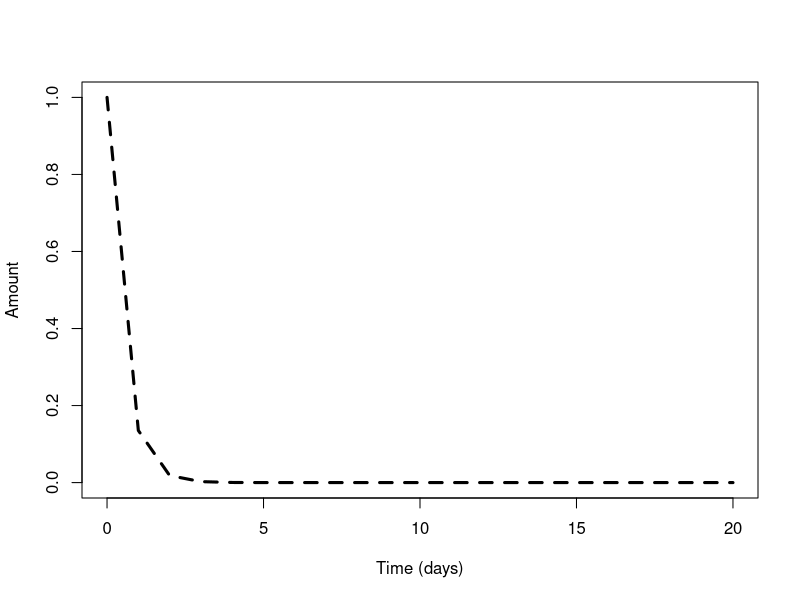
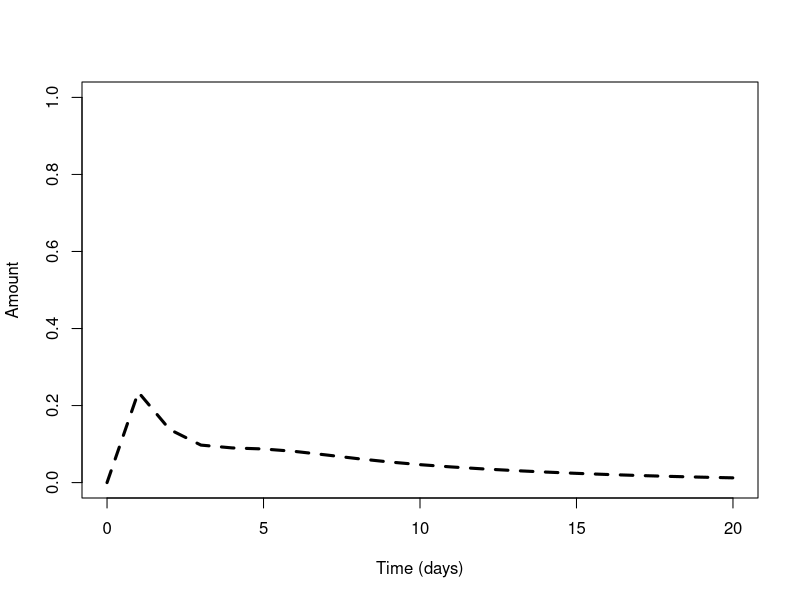
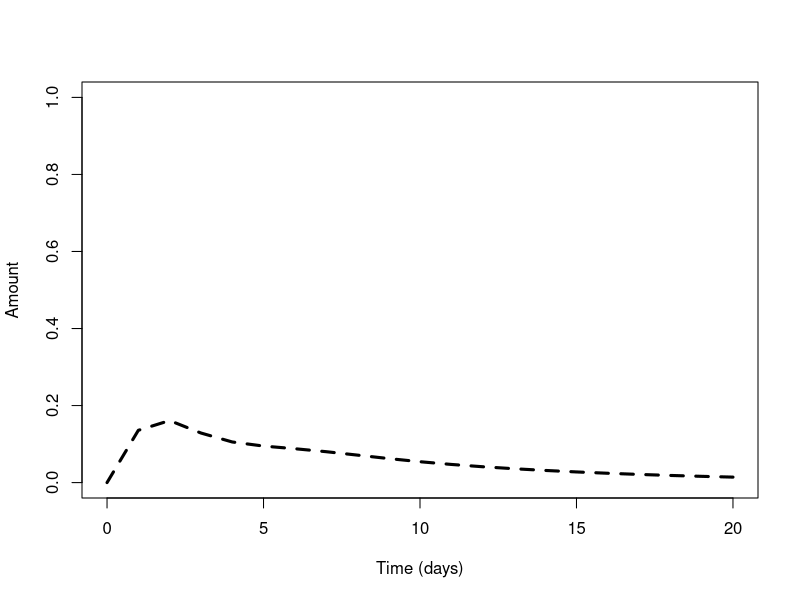
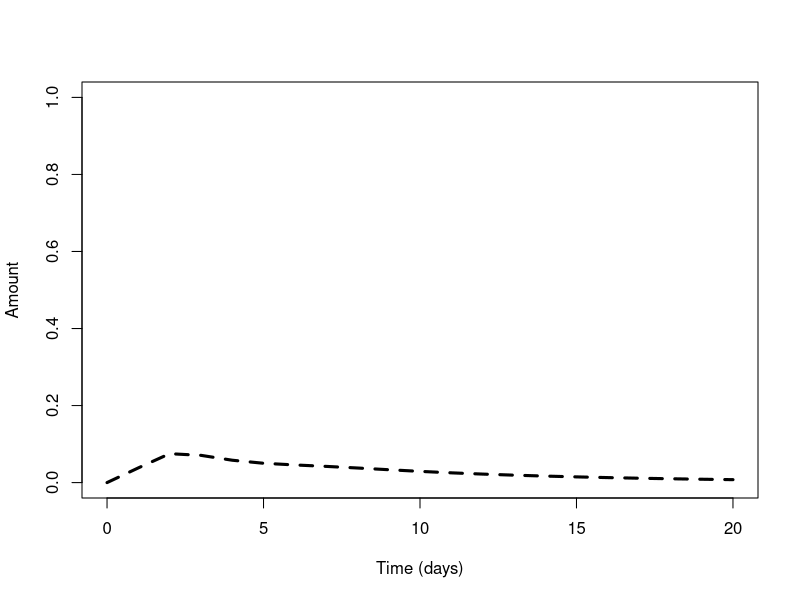
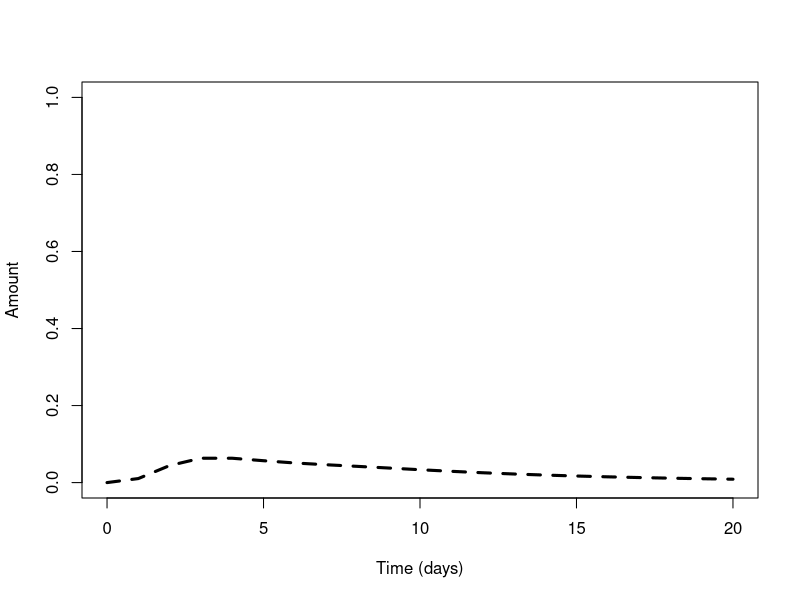
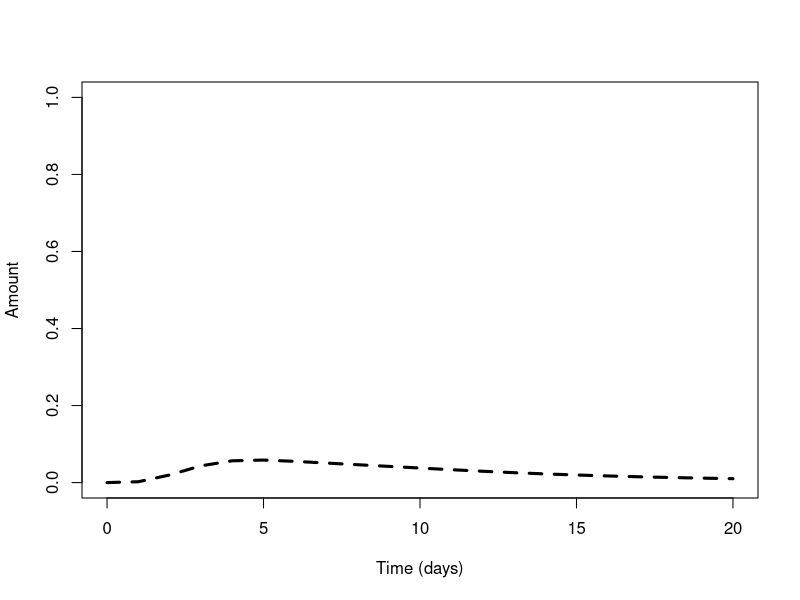
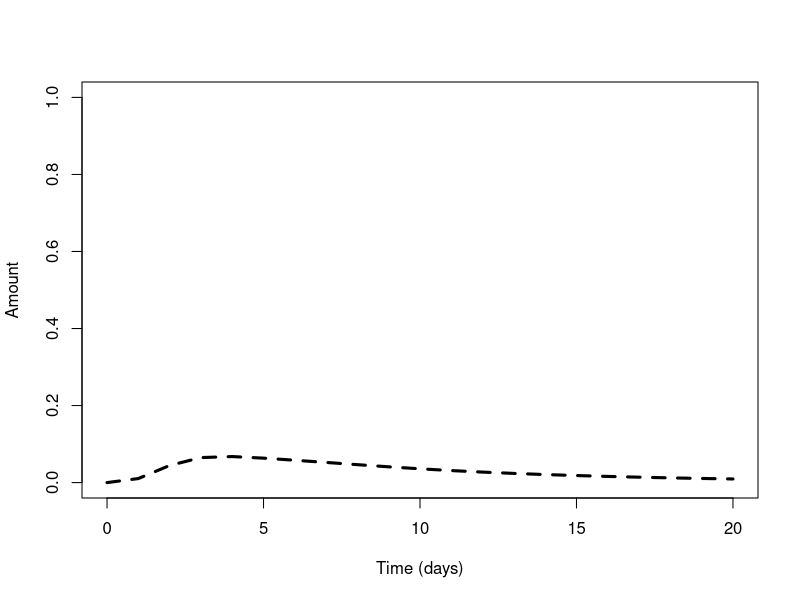
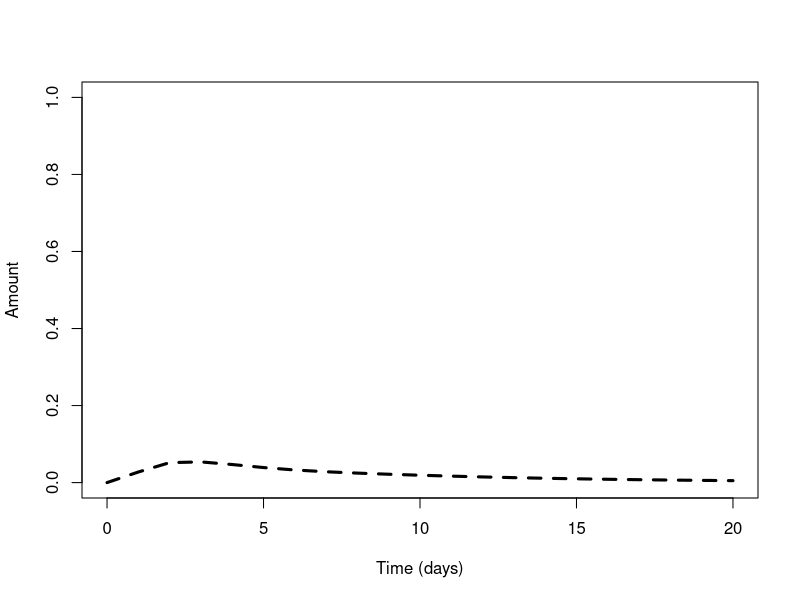

Write R code to recreate these figures, in order. (Note: this script raises an error after producing the figures.)
# TB model in R

rm(list=ls())

# get the ODE solver
library(deSolve)

# make the function of the system
model = function (current_timepoint, state_values, parameters)
{
  # create state variables (local variables)
  Vaccine = state_values [1]       
  Makrofag = state_values [2]
  Fagosom = state_values [3]      
  Fagolysosom = state_values [4] 
  Peptider = state_values [5] 
  MHC2 = state_values [6]
  IL12 = state_values [7]
  Th0 = state_values [8]
  Th1 = state_values [9]
  Il2 = state_values [10]
  Infg = state_values [11]
  InfgR = state_values [12]
  Granuloma = state_values [13]
  Tnfa = state_values [14]
  Dendrocyt = state_values [15]
  IL23 = state_values [16]
  Th17 = state_values [17]
  IL17 = state_values [18]
  GranulopoeticChemicalFactors = state_values[19]
  GranulotcytKnoglemarv = state_values[20]
  
  with ( 
    as.list (parameters),     # variable names within parameters can be used 
    {
      dVaccine = - Vaccine*Kv_m - Vaccine*Kv_d #+*Kgv_v  # Unit for vaccinen er mikrogram/mL, mikrogram/mL/dage,  Kvaccine = mikrogram/mL/dage
      dMakrofag = Vaccine*Kv_m - Makrofag*Km_f + Infg*Kinfgr_m + Tnfa*Ktnfa_m
      dFagosom = Makrofag*Km_f - Fagosom*Kf_fl 
      dFagolysosom = Fagosom*Kf_fl - Fagolysosom*Kfl_il12 - Fagolysosom*Kfl_p
      dPeptider = Fagolysosom*Kfl_p - Peptider*Kp_mhc2
      dMHC2 = Peptider*Kp_mhc2 - MHC2*Kmhc2_th0
      dIL12 = Fagolysosom*Kfl_il12 + InfgR*Kil12_infgr - IL12*Kil12_th0
      dTh0 = MHC2*Kmhc2_th0 + IL12*Kil12_th0 - Th0*Kth0_th1 - Th0*Kth0_il2 + IL23*Kil23_th0 - Th0*Kth0_th17 - Th0*Kth0_infg
      dTh1 = Th0*Kth0_th1 - Th1*Kth1_infg
      dIl2 = Th0*Kth0_il2 - Il2*Kil2_infg
      dInfg = Th1*Kth1_infg + Il2*Kil2_infg + Th17*Kth17_infg + Th0*Kth0_infg - Infg*Kinfg_infgr - Infg*Kinfg_g
      dInfgR = Infg*Kinfg_infgr - IL12*Kil12_infgr - InfgR*Kinfgr_m - InfgR*KinfgR_tnfa
      dGranuloma = Infg*Kinfg_g + Tnfa*Ktnfa_g
      dTnfa = InfgR*KinfgR_tnfa - Tnfa*Ktnfa_g - Tnfa*Ktnfa_m
      dDendrocyt = Vaccine*Kv_d - Dendrocyt*Kd_il23
      dIL23 = Dendrocyt*Kd_il23 - IL23*Kil23_th0
      dTh17 = Th0*Kth0_th17 - Th17*Kth17_infg - Th17*Kth17_il17
      dIL17 = Th17*Kth17_il17 - IL17*Kil17_gcf
      dGranulopoeticChemicalFactors = IL17*Kil17_gcf - GranulopoeticChemicalFactors*Kgcf_gk
      dGranulotcytKnoglemarv = GranulopoeticChemicalFactors*Kgcf_gk # - dGranulotcytKnoglemarv*Kgk_v
      
      
      # combine results
      results = c(dVaccine, dMakrofag, dFagosom, dFagolysosom, dPeptider, dMHC2, dIL12, dTh0, dTh1, dIl2, 
                  dInfg, dInfgR, dGranuloma, dTnfa, dDendrocyt, dIL23, dTh17, dIL17, dGranulopoeticChemicalFactors, 
                  dGranulotcytKnoglemarv)
      list (results)
    }
  )
}

# parameters
Kv_m.value <- 1
Km_f.value <- 1
Kf_fl.value <- 1
Kfl_il12.value <- 1
Kfl_p.value <- 1
Kp_mhc2.value <- 1
Kmhc2_th0.value <- 1
Kil12_infgr.value <- 1
Kil12_th0.value <- 1
Kth0_th1.value <- 1 #
Kth0_il2.value <- 1 #
Kinfgr_m.value <- 1 #
Ktnfa_m.value <- 1 #
Kth1_infg.value <- 1 #
Kil2_infg.value <- 1 #
Kth17_infg.value <- 1 #
Kth0_infg.value <- 1 #
Kinfg_infgr.value <- 1 #
Kinfg_g.value <- 1 #
KinfgR_tnfa.value <- 1 #
Ktnfa_g.value <- 1 #
Kv_d.value <- 1 #
Kd_il23.value <- 1
Kil23_th0.value <- 1
Kth0_th17.value <- 1
Kth17_il17.value <- 1
Kil17_gcf.value <- 1
Kgcf_gk.value <- 1
#Kgk_v.value <- 1

parameter.list <- c(Kv_m = Kv_m.value, Km_f = Km_f.value, Kf_fl = Kf_fl.value, Kfl_il12 = Kfl_il12.value, 
                    Kfl_p = Kfl_p.value, Kp_mhc2 = Kp_mhc2.value,Kmhc2_th0 = Kmhc2_th0.value, 
                    Kil12_infgr = Kil12_infgr.value, Kil12_th0 = Kil12_th0.value, Kth0_th1 = Kth0_th1.value,
                    Kth0_il2 = Kth0_il2.value, Kinfgr_m = Kinfgr_m.value, Ktnfa_m = Ktnfa_m.value, 
                    Kth1_infg = Kth1_infg.value, Kil2_infg = Kil2_infg.value, Kth17_infg = Kth17_infg.value, 
                    Kth0_infg = Kth0_infg.value, Kinfg_infgr = Kinfg_infgr.value, Kinfg_g = Kinfg_g.value, 
                    KinfgR_tnfa = KinfgR_tnfa.value, Ktnfa_g = Ktnfa_g.value, Kv_d = Kv_d.value, 
                    Kd_il23 = Kd_il23.value, Kil23_th0 = Kil23_th0.value, Kth0_th17 = Kth0_th17.value, Kth17_il17 = Kth17_il17.value,
                    Kil17_gcf = Kil17_gcf.value, Kgcf_gk = Kgcf_gk.value)

# initial values
Vaccine0 = 1       
Makrofag0 = 0
Fagosom0 = 0    
Fagolysosom0 = 0 
Peptider0 = 0 
MHC20 = 0
IL120 = 0
Th00 = 0
Th10 = 0
IL20 = 0
Infg0 = 0
InfgR0 = 0
Granuloma0 = 0
Tnfa0 = 0
Dendrocyt0 = 0
IL230 = 0
Th170 = 0
IL170 = 0
GranulopoeticChemicalFactors0 = 0
GranulotcytKnoglemarv0 = 0

initial.values <- c(Vaccine = Vaccine0, Makrofag = Makrofag0, Fagosom = Fagosom0, Fagolysosom = Fagolysosom0, Peptider = Peptider0, 
                    MHC2 = MHC20, IL12 = IL120, Th0 = Th00, Th1 = Th10, IL2 = IL20, Infg = Infg0, 
                    InfgR = InfgR0, Granuloma = Granuloma0, Tnfa = Tnfa0, Dendrocyt = Dendrocyt0, 
                    IL23 = IL230, Th17 = Th170, IL17 = IL170, 
                    GranulopoeticChemicalFactors = GranulopoeticChemicalFactors0, GranulotcytKnoglemarv = GranulotcytKnoglemarv0)

# Output timepoints
time.points <- seq(0,20,by=1)

# simulate the epidemic
output <- ode(y=initial.values,times = time.points,func = model, parms = parameter.list)

# Plot the result 
plot(Vaccine~time,data=output,type='l',lwd=3,lty=2,col='black',ylim=c(0,1),ylab='Amount',xlab='Time (days)')
plot(Makrofag~time,data=output,type='l',lwd=3,lty=2,col='black',ylim=c(0,1),ylab='Amount',xlab='Time (days)')
plot(Fagosom~time,data=output,type='l',lwd=3,lty=2,col='black',ylim=c(0,1),ylab='Amount',xlab='Time (days)')
plot(Fagolysosom~time,data=output,type='l',lwd=3,lty=2,col='black',ylim=c(0,1),ylab='Amount',xlab='Time (days)')
plot(Peptider~time,data=output,type='l',lwd=3,lty=2,col='black',ylim=c(0,1),ylab='Amount',xlab='Time (days)')
plot(MHC2~time,data=output,type='l',lwd=3,lty=2,col='black',ylim=c(0,1),ylab='Amount',xlab='Time (days)')
plot(IL12~time,data=output,type='l',lwd=3,lty=2,col='black',ylim=c(0,1),ylab='Amount',xlab='Time (days)')
plot(Th0~time,data=output,type='l',lwd=3,lty=2,col='black',ylim=c(0,1),ylab='Amount',xlab='Time (days)')
plot(Th1~time,data=output,type='l',lwd=3,lty=2,col='black',ylim=c(0,1),ylab='Amount',xlab='Time (days)')
plot(Il2~time,data=output,type='l',lwd=3,lty=2,col='black',ylim=c(0,1),ylab='Amount',xlab='Time (days)')
plot(Infg~time,data=output,type='l',lwd=3,lty=2,col='black',ylim=c(0,1),ylab='Amount',xlab='Time (days)')
plot(InfgR~time,data=output,type='l',lwd=3,lty=2,col='black',ylim=c(0,1),ylab='Amount',xlab='Time (days)')
plot(Granuloma~time,data=output,type='l',lwd=3,lty=2,col='black',ylim=c(0,1),ylab='Amount',xlab='Time (days)')
plot(Tnfa~time,data=output,type='l',lwd=3,lty=2,col='black',ylim=c(0,1),ylab='Amount',xlab='Time (days)')
plot(Dendrocyt~time,data=output,type='l',lwd=3,lty=2,col='black',ylim=c(0,1),ylab='Amount',xlab='Time (days)')
plot(IL23~time,data=output,type='l',lwd=3,lty=2,col='black',ylim=c(0,1),ylab='Amount',xlab='Time (days)')
plot(Th17~time,data=output,type='l',lwd=3,lty=2,col='black',ylim=c(0,1),ylab='Amount',xlab='Time (days)')
plot(IL17~time,data=output,type='l',lwd=3,lty=2,col='black',ylim=c(0,1),ylab='Amount',xlab='Time (days)')
plot(GranulopoeticChemicalFactors~time,data=output,type='l',lwd=3,lty=2,col='black',ylim=c(0,1),ylab='Amount',xlab='Time (days)')
plot(GranulotcytKnoglemarv~time,data=output,type='l',lwd=3,lty=2,col='black',ylim=c(0,1),ylab='Amount',xlab='Time (days)')

# Hør Niels omkring sidste parameter (rødbrune streg)! 
